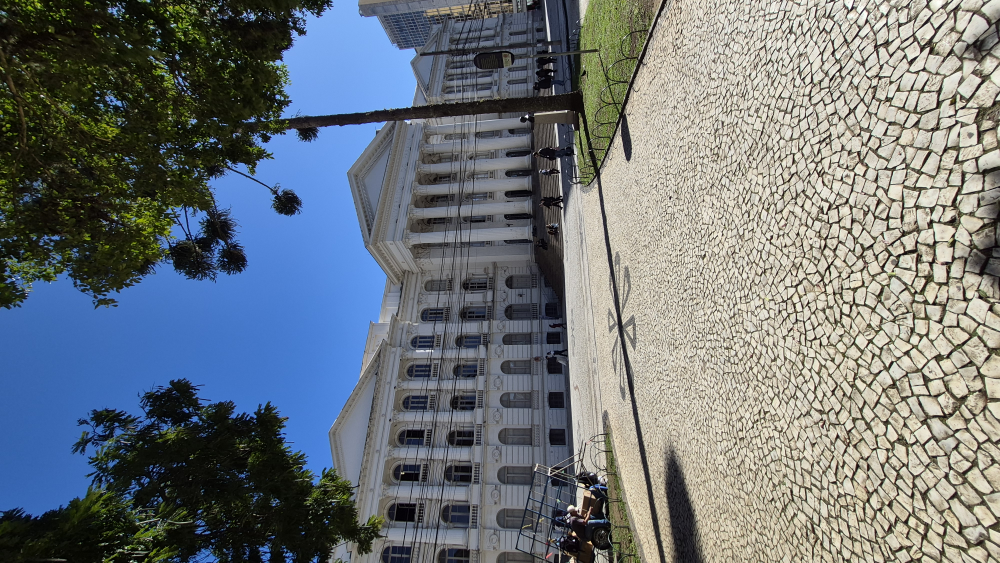
#> input picture img/0.jpg, 4000 x 2252 px (shown at 1/4 size); its folder holds only this picture in this run
$ python fitros.py
#> lines starting #> are read from the running program, lines starting #| are printed output that depends on the picture
import cv2
import os

# Descobre o caminho exato de onde este script (fitros.py) está salvo
diretorio_script = os.path.dirname(os.path.abspath(__file__))

# A pasta de origem 'img' está um nível atrás do script (..)
pasta_origem = os.path.join(diretorio_script, '../img')

# A pasta de destino 'img_proc' está junto com o script
pasta_destino = os.path.join(diretorio_script, 'img_proc')

# Cria a pasta de destino se ela não existir
if not os.path.exists(pasta_destino):
    os.makedirs(pasta_destino)

# Lista para guardar na memória, caso a gente continue o código aqui mesmo
imagens_prontas = []

# Lista todos os arquivos que estão lá na pasta 'img'
for nome_arquivo in os.listdir(pasta_origem):

    caminho_completo = os.path.join(pasta_origem, nome_arquivo)

    # Lê a imagem forçando escala de cinza
    imagem = cv2.imread(caminho_completo, cv2.IMREAD_GRAYSCALE)
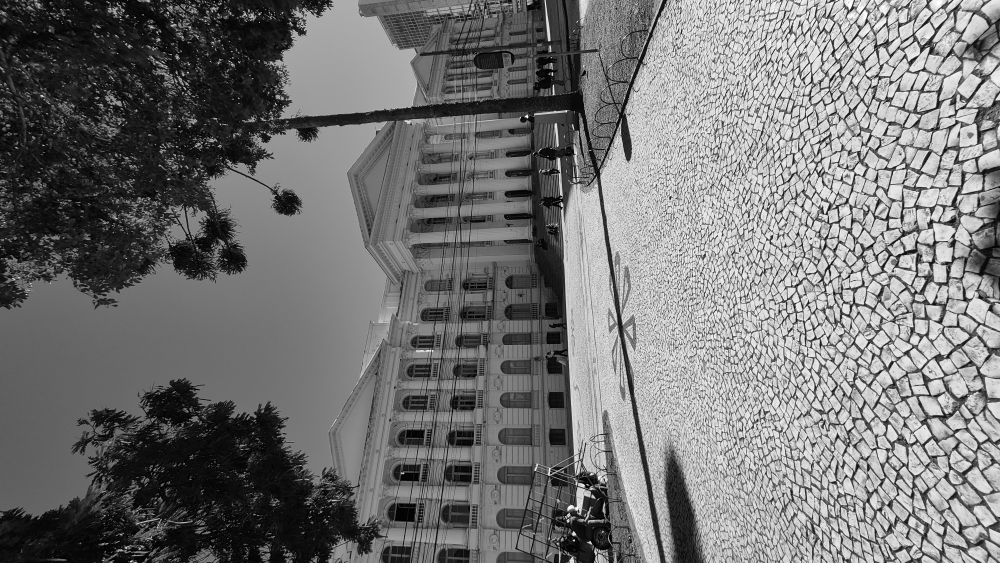
#> imagem: shape (2252, 4000) (shown at 1/4 size); min 0, max 255, mean 116.2

    # Se o arquivo for mesmo uma imagem, ele processa
    if imagem is not None:
        # Redimensiona para 512x512
        imagem_padronizada = cv2.resize(imagem, (512, 512))
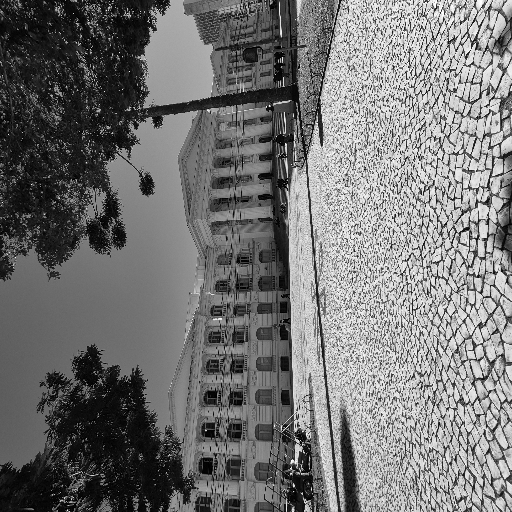
#> imagem_padronizada: shape (512, 512); min 0, max 255, mean 116.2

        # Salva a imagem processada dentro de src/img_proc/
        caminho_saida = os.path.join(pasta_destino, nome_arquivo)
        cv2.imwrite(caminho_saida, imagem_padronizada)

        imagens_prontas.append(imagem_padronizada)
        print(f"Sucesso! {nome_arquivo} processada e salva em: src/img_proc/")

print(f"\nConcluído! {len(imagens_prontas)} imagem(ns) prontas.")
#| Concluído! 1 imagem(ns) prontas.

$ run again, on img/11.jpeg
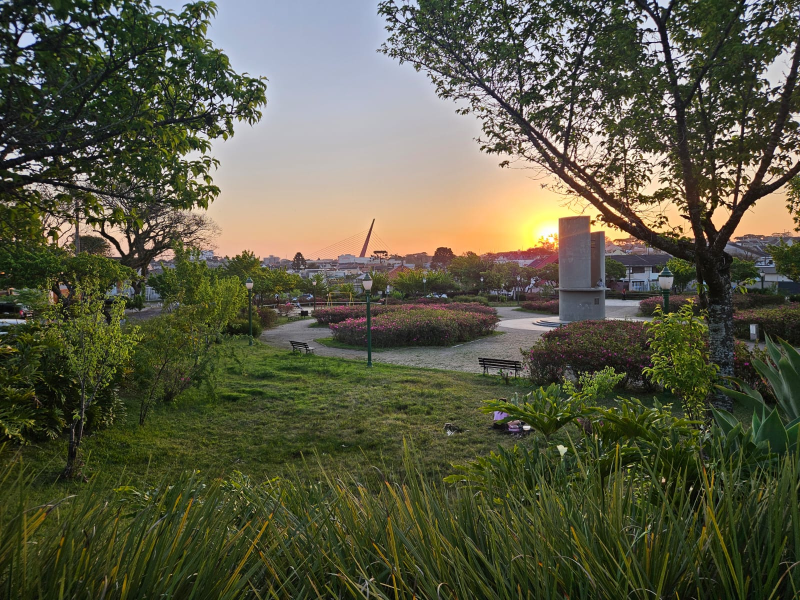
#> input picture img/11.jpeg, 1600 x 1200 px (shown at 1/2 size)
#> `imagem = cv2.imread(caminho_completo, cv2.IMREAD_GRAYSCALE)`:
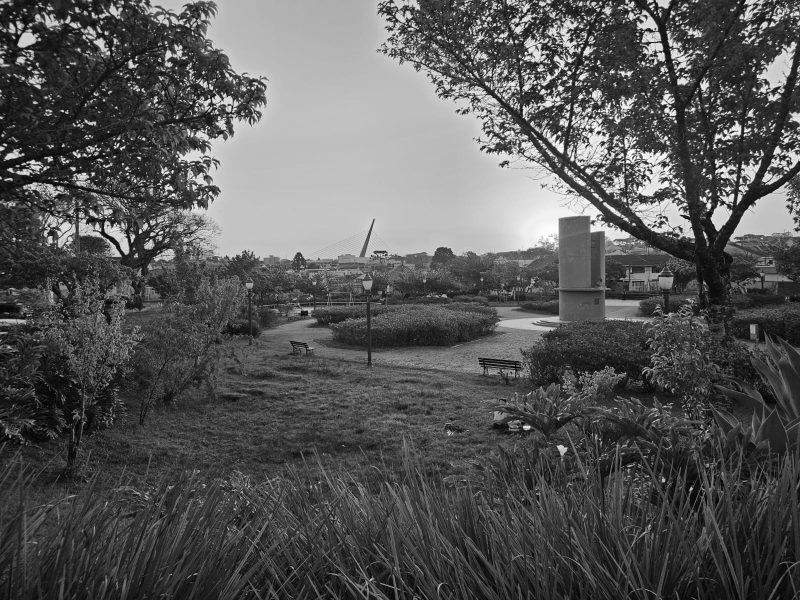
#> imagem: shape (1200, 1600) (shown at 1/2 size); min 0, max 255, mean 87.4
#> `imagem_padronizada = cv2.resize(imagem, (512, 512))`:
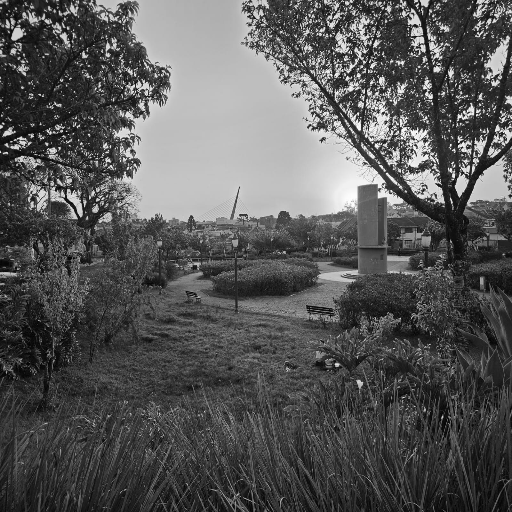
#> imagem_padronizada: shape (512, 512); min 1, max 255, mean 87.3
#| Concluído! 1 imagem(ns) prontas.

$ run again, on img/12.jpeg
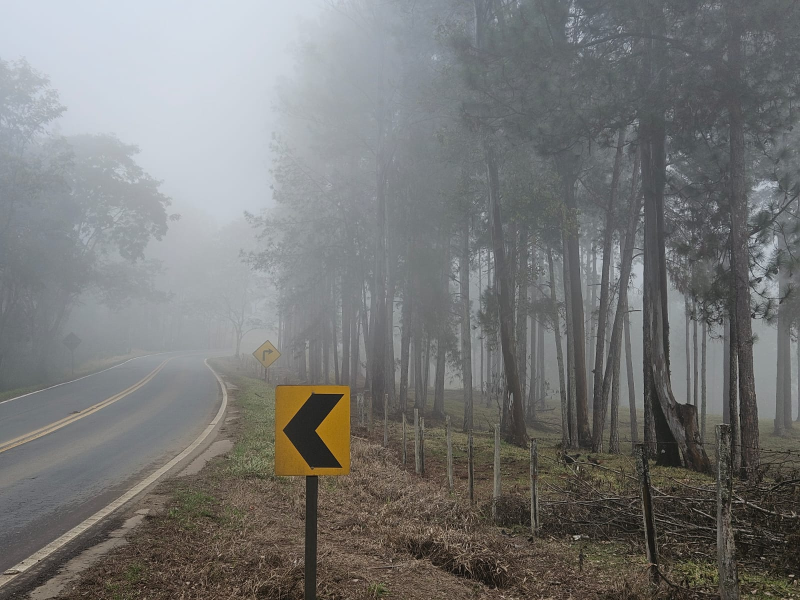
#> input picture img/12.jpeg, 1600 x 1200 px (shown at 1/2 size)
#> `imagem = cv2.imread(caminho_completo, cv2.IMREAD_GRAYSCALE)`:
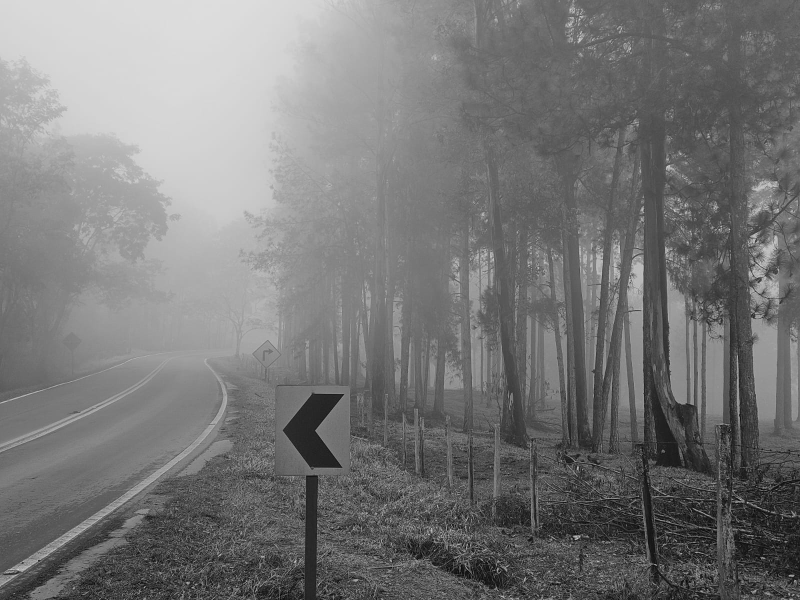
#> imagem: shape (1200, 1600) (shown at 1/2 size); min 0, max 228, mean 119.7
#> `imagem_padronizada = cv2.resize(imagem, (512, 512))`:
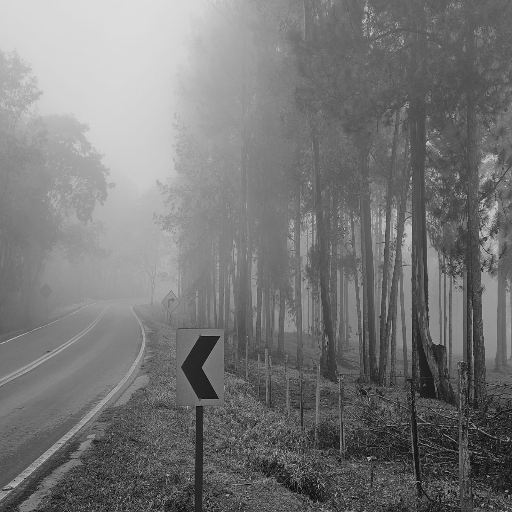
#> imagem_padronizada: shape (512, 512); min 3, max 221, mean 119.6
#| Concluído! 1 imagem(ns) prontas.

$ run again, on img/13.jpeg
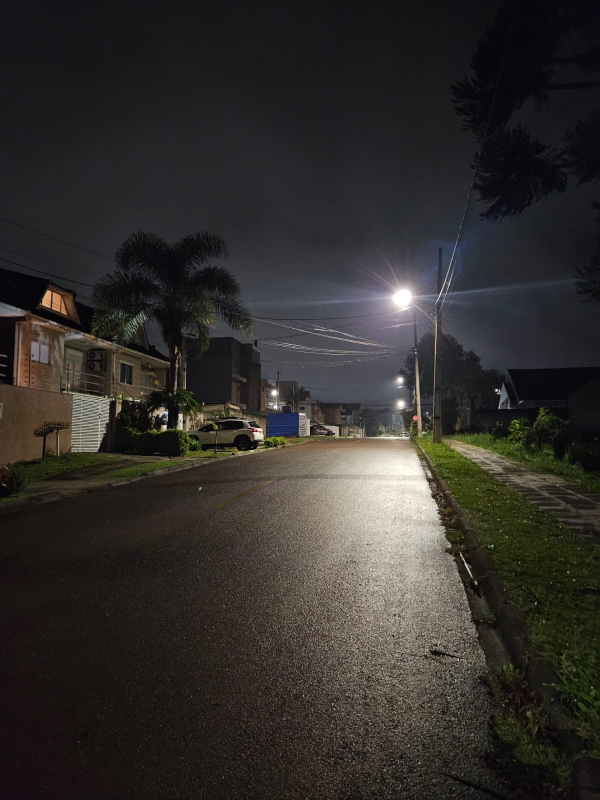
#> input picture img/13.jpeg, 1200 x 1600 px (shown at 1/2 size)
#> `imagem = cv2.imread(caminho_completo, cv2.IMREAD_GRAYSCALE)`:
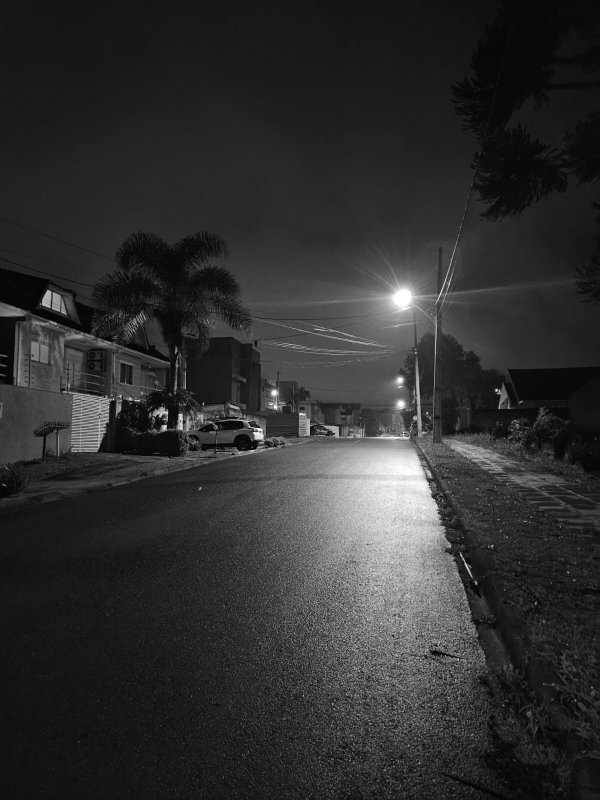
#> imagem: shape (1600, 1200) (shown at 1/2 size); min 0, max 255, mean 47.4
#> `imagem_padronizada = cv2.resize(imagem, (512, 512))`:
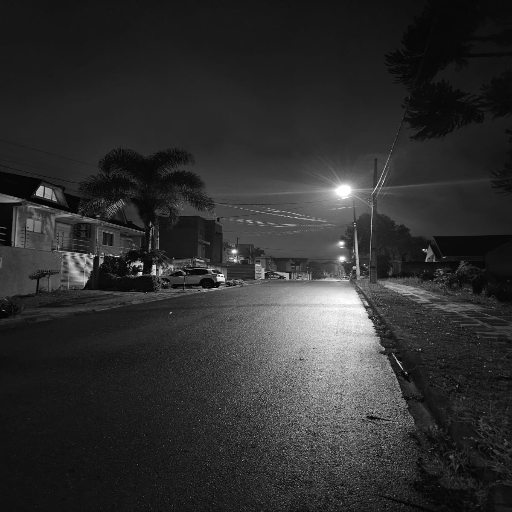
#> imagem_padronizada: shape (512, 512); min 0, max 255, mean 47.3
#| Concluído! 1 imagem(ns) prontas.

$ run again, on img/1.jpeg
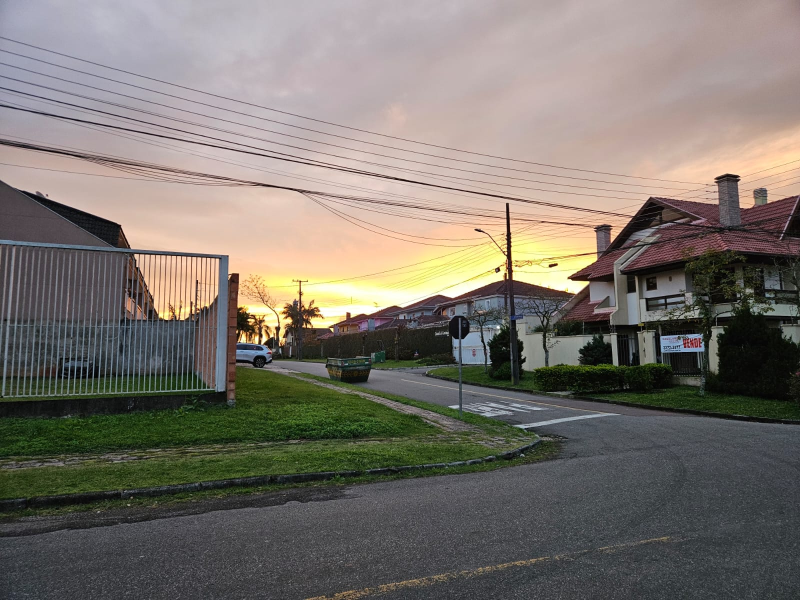
#> input picture img/1.jpeg, 1600 x 1200 px (shown at 1/2 size)
#> `imagem = cv2.imread(caminho_completo, cv2.IMREAD_GRAYSCALE)`:
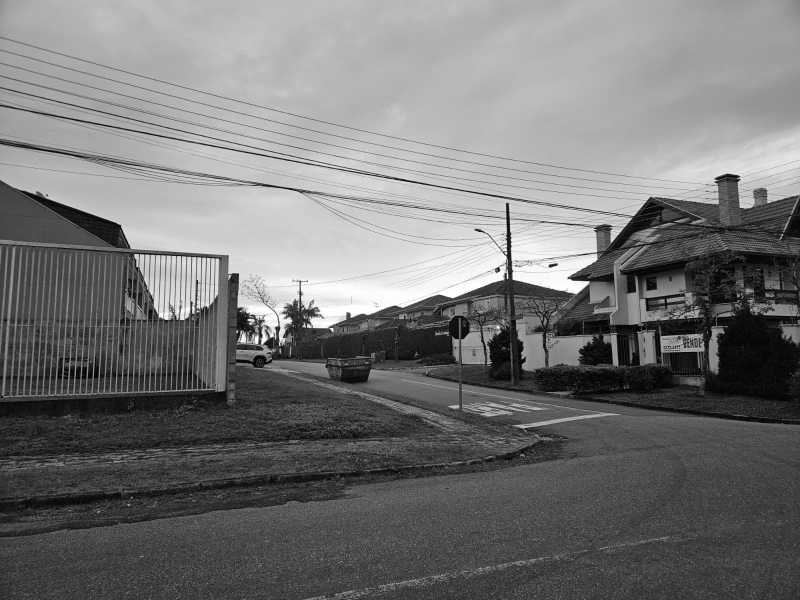
#> imagem: shape (1200, 1600) (shown at 1/2 size); min 0, max 255, mean 117.7
#> `imagem_padronizada = cv2.resize(imagem, (512, 512))`:
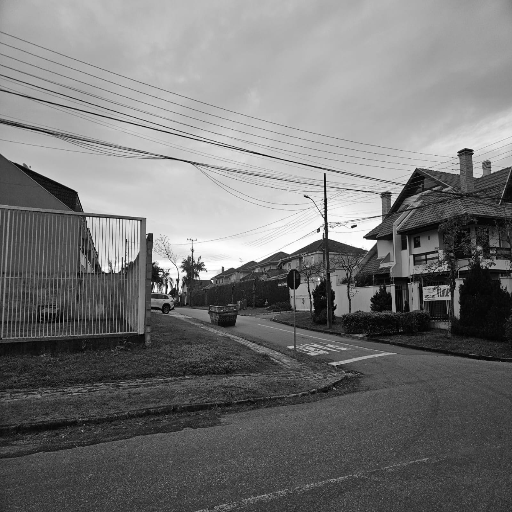
#> imagem_padronizada: shape (512, 512); min 0, max 255, mean 117.5
#| Concluído! 1 imagem(ns) prontas.
